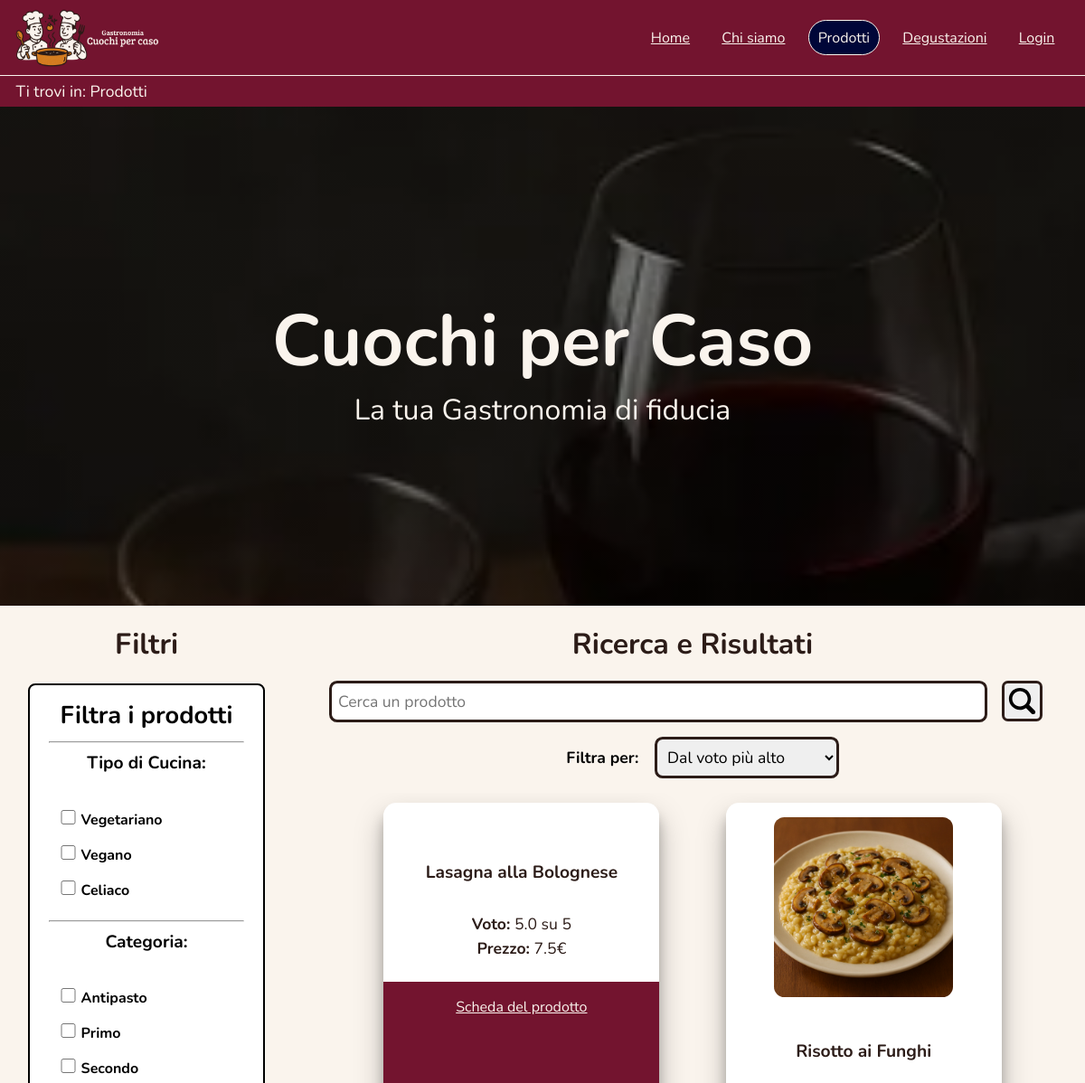
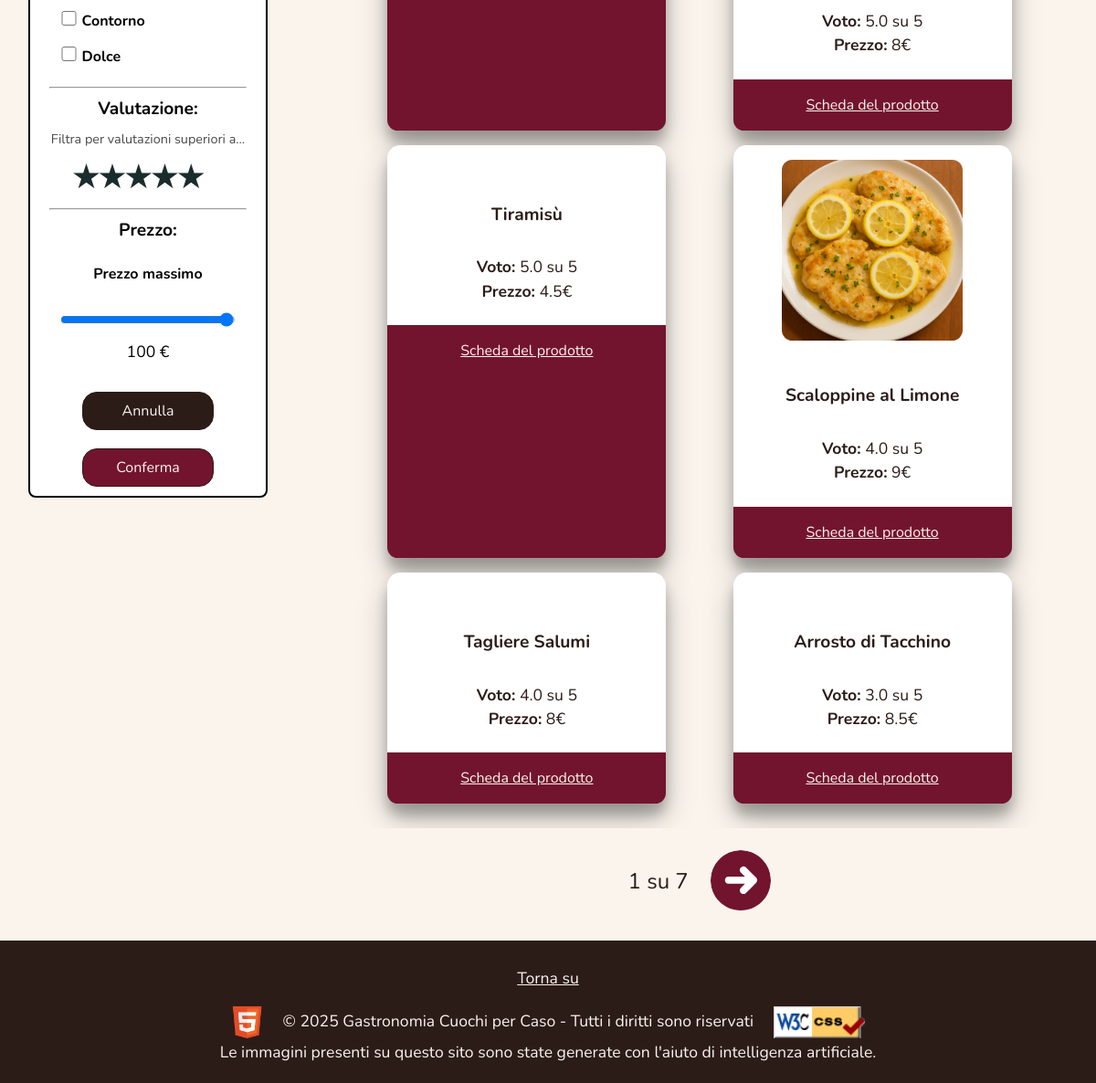
The app's page /prodotti.php with its own data (2 pictures, top to bottom).
### tables this page shows
CREATE TABLE prodotti (
    id INT AUTO_INCREMENT PRIMARY KEY,
    nome VARCHAR(50) NOT NULL UNIQUE,
    categoria enum('antipasto', 'primo', 'secondo', 'contorno','dolce') NOT NULL,
    unita enum('porzione','vaschetta','kg', 'pezzo') NOT NULL,
    min_prenotabile SMALLINT NOT NULL CHECK(min_prenotabile > 0),
    max_prenotabile SMALLINT NOT NULL CHECK(max_prenotabile > min_prenotabile),
    descrizione TEXT NOT NULL,
    prezzo DECIMAL(10, 2) NOT NULL,
    isDisponibile BOOLEAN NOT NULL,
    url_immagine VARCHAR(255) NOT NULL
);

### php/db.php (called while the page is built, shortened)
<?php
class DB {
    private $connection;
    private function OpenConnectionDB(): bool{
        try{
            $this->connection = mysqli_connect(self::HOST, self::USERNAME, self::PASSWORD, self::DB_NAME, self::PORT);
        } catch(\mysqli_sql_exception $error){
            return false;
        }
        return true;
    }
    public function AverageGradeProduct($product): float | string{
        $newConnection = $this->OpenConnectionDB();
        if($newConnection){
            $averageGrade = $this->connection->prepare("SELECT CAST(AVG(voto) AS DECIMAL (2,1)) AS media FROM valutazioni WHERE id_prodotto = ?");
            $averageGrade->bind_param("i", $product);
            try{
                $averageGrade->execute();
            }catch(\mysqli_sql_exception $error){
                $this->CloseConnectionDB();
                $averageGrade->close();
                return false;
            }
            $result = $averageGrade->get_result();
            if($result->num_rows == 1){
                $row = mysqli_fetch_assoc($result);
                return $row["media"] == null ? "X" : $row["media"] ;
            }else{
                return 1;
            }
        }else{
            return "Connection error";
        }
    }
    public function GetProducts($query, $params): array | bool{
        $newConnection = $this->OpenConnectionDB();
        if($newConnection){
            try {
                $registerUserStatement=$this->connection->prepare($query);
                $stmt = $this->connection->prepare($query);
                try{
                    $registerUserStatement->execute($params);
                } catch(\mysqli_sql_exception $error){
                    $this->CloseConnectionDB();
                    $registerUserStatement->close();
                    return false;
                }
                $result = $registerUserStatement->get_result();
                if ($result->num_rows > 0) {
                    $list = array();
                    while ($row = $result->fetch_assoc()) {
                        $list[] = $row;
                    }
                    return $list;
                } else {
                    $result->free_result();
                    return [];
                }
            } catch(\mysqli_sql_exception $e) {
                $this->CloseConnectionDB();
                $registerUserStatement->close();
                echo $e->getMessage();
                return [];
            }
        } else{
            header('Location: 500.php');
            exit();
        }
    }
}
?>

### php/sanitizer.php (called while the page is built, shortened)
<?php
class Sanitizer {
    public static function SanitizeText($value) {
        $value = trim($value);
        $value = strip_tags($value, Sanitizer::ALLOWED_TAGS);
        return $value;
    }
}
?>

### prodotti.php (the view, shortened to what this page needs)
<?php
require_once "php/db.php";
require_once "php/sanitizer.php";
require_once "change-page-products.php";
$db = new DB;
$productName = isset($_GET['nome']) ? Sanitizer::SanitizeGenericInput($_GET['nome']) : null;
$productCategory = [isset($_GET['Antipasto']) ? Sanitizer::SanitizeUserInput($_GET["Antipasto"]) : null,
                    isset($_GET['Primo']) ? Sanitizer::SanitizeUserInput($_GET["Primo"]) : null,
                    isset($_GET['Secondo']) ? Sanitizer::SanitizeUserInput($_GET["Secondo"]) : null,
                    isset($_GET['Contorno']) ? Sanitizer::SanitizeUserInput($_GET["Contorno"]) : null,
                    isset($_GET['Dolce']) ? Sanitizer::SanitizeUserInput($_GET["Dolce"]) : null
                    ];
$specialization = array_filter([isset($_GET['Vegano']) ? Sanitizer::SanitizeUserInput($_GET["Vegano"]) : null,
                    isset($_GET['Vegetariano']) ? Sanitizer::SanitizeUserInput($_GET["Vegetariano"]) : null,
                    isset($_GET['Celiaco']) ? Sanitizer::SanitizeUserInput($_GET["Celiaco"]) : null
                    ]);
$grade = isset($_GET['rating']) ? Sanitizer::SanitizeGenericInput(Sanitizer::IntFilter($_GET['rating'])) : 0;
$cost = isset($_GET['price']) ? Sanitizer::SanitizeGenericInput(Sanitizer::FloatFilter($_GET['price'])) : 100;
$order = isset($_GET['ordina']) ? Sanitizer::SanitizeGenericInput($_GET['ordina']) : null;
$pageSystem = new ChangePageProducts($db, $productName, $productCategory, $specialization, $grade, $cost, $order);
$pagina = file_get_contents("html/prodotti.html");
if($db->isUserLog() != false) {
    $pagina=str_replace("[to-profile]","<a href=\"user-profile.php\">Profilo</a>",$pagina);
} else {
    $pagina = str_replace("[to-profile]","<a href=\"login.php\"><span lang=\"en\">Login</span></a>",$pagina);
}
$currentPage = isset($_GET['page']) ? Sanitizer::SanitizeGenericInput(Sanitizer::IntFilter($_GET['page'])) : 1;
$products = $pageSystem->GetCurrentPage($currentPage);
$d_products = "";
if ($products != null) {
    foreach ($products as $product) {
        $d_products .= CreateProductBrochure($product["url_immagine"], $product["nome"], $product["prezzo"], $product["id"]);
    }
} else {
    $d_products = "<p class=\"error\">Non abbiamo nessun prodotto che soddisfi i criteri di ricerca!</p>";
}
$pagina = str_replace(
    'value="'.$grade.'"',
    'value="'.$grade.'" checked',
    $pagina
);
$pagina = str_replace("value=\"" . $order . "\"", "value=\"" . $order . "\" selected", $pagina);
$pagina = str_replace("id=\"searching-bar\"", "id=\"searching-bar\" value=\"" . $productName . "\"", $pagina);
$pagina = str_replace("id=\"price\"", "id=\"price\" value=\"" . $cost . "\"", $pagina);
$pagina = str_replace("id=\"select-for\" name=\"ordina\"", "id=\"select-for\" name=\"ordina\" onchange=\"this.form.submit()\"", $pagina);
$pagina = str_replace("[HIDDEN]", CreateOrderChanger($pageSystem->GetParamList()), $pagina);
$pagina = str_replace("[PRODUCTS]", $d_products, $pagina);
$pagina = str_replace("[BUTTONS]", $pageSystem->CreateButtons(), $pagina);
echo $pagina;
function CreateProductBrochure(string $img, string $title, float $cost, int $id): string{
    global $db;
    $TEMPLATE = '<li class="product-brochure">
                    <img loading="lazy" src="'. $img . '" alt="">
                    <h3 class="product-name">' . $title . '</h3>
                    <p><span class="product-brochure-bold">Voto</span> '. (number_format((float)$db->AverageGradeProduct($id),1) == 0 ? "X" : number_format((float)$db->AverageGradeProduct($id),1)) .' su 5</p>
                    <p><span class="product-brochure-bold">Prezzo</span> '. $cost . '&euro;</p>
                    <a href="./prodotto.php?prodotto='. urlencode($id) . '" title="vai al prodotto ' . Sanitizer::SanitizeText($title) . '">Scheda del prodotto</a>
                </li>';
    return $TEMPLATE;
}
function CreateOrderChanger($filters_list){
    $HIDDEN = "";
    while ($value = current($filters_list)) {
        $HIDDEN .= "<input type=\"hidden\" name=" . key($filters_list) . " value=\"" . $value . "\">";
        next($filters_list);
    }
    return $HIDDEN;
}
?>

### change-page-products.php (shortened to what this page needs)
<?php
require_once("php/db.php");
require_once("php/sanitizer.php");
class ChangePageProducts
{
    private int $current_page = 1;
    private int $pages = 1;
    private DB $db;
    private array $filter_list;
    private ?int $cost;
    private ?string $order;
    public function __construct(DB $db, ?string $productName, array $productCategory, array $specialization, ?int $grade, ?int $cost, ?string $order){
        $this->db = $db;
        $this->filter_list = array();
        $this->productName = $productName;
        $this->productCategory = $productCategory;
        $this->grade = $grade;
        $this->cost = $cost;
        $this->order = $order;
    }
    public function GetCurrentPage(int $page): array{
        $query = "SELECT p.id, p.url_immagine, p.nome, CEILING(AVG(coalesce(v.voto,5))) as voto, p.categoria, p.prezzo
                FROM prodotti as p LEFT JOIN valutazioni as v ON p.id = v.id_prodotto
                WHERE 1=1 ";
        $params = [];
        if ($this->cost) {
            $query .= " and p.prezzo <= ? ";
            $params[] = $this->cost;
            $this->filter_list["price"] = $this->cost;
        }
        $query .= "GROUP BY p.nome ";
        $order_query = "ORDER BY ";
        switch ($this->order) {
            default:
                $order_query .= "v.voto DESC";
                        break;
        }
        $order_query.= ",p.nome ASC";
        $query .= $order_query;
        $results = $this->db->GetProducts($query, $params);
        $this->pages = ceil(($results ? count($results) : 1) / ChangePageProducts::ITEMS_PER_PAGE);
        $this->current_page = max(1,min($page, $this->pages));
        if ($results) {
            return array_slice($results, ChangePageProducts::ITEMS_PER_PAGE * ($page - 1), ChangePageProducts::ITEMS_PER_PAGE);
        }
        return $results ? : [];
    }
    public function GetParamList(): array
    {
        return $this->filter_list;
    }
    public function CreateButtons(): string
    {
        return $this->CreatePageButtons($this->current_page, $this->pages, $this->filter_list);
    }
    private function CreatePageButtons(int $currentPage, int $totalPages, $filters_list): string
    {
        $previous_button = ($currentPage > 1) ? '<button type="submit" id="prev" name="page" value="' . max(1,min($currentPage - 1, $totalPages)) . '">Pagina precedente</button>' : "";
        $next_button = ($currentPage < $totalPages) ? '<button type="submit" id="next" name="page" value="' . max(1,min($currentPage + 1, $totalPages)). '">Pagina successiva</button>' : "";
        $TEMPLATE = $previous_button ."<p id=\"current-page\">" . $currentPage . ' su ' . $totalPages . " </p>" . $next_button;
        $HIDDEN = "";
        while ($value = current($filters_list)) {
            $HIDDEN .= "<input type=\"hidden\" name=" . key($filters_list) . " value=\"" . $value . "\">";
            next($filters_list);
        }
        return $TEMPLATE . $HIDDEN;
    }
}
?>

### assets/css/print.css (style rules this page uses)
* { font-family: "Georgia", "Times New Roman", Times, serif; font-size: 12pt; line-height: 1.5; color: black; background-color: white; text-align: justify; text-decoration: none; box-shadow: none; border-radius: 0; }
body { margin: 2cm; }
header { display: flex; flex-direction: column; align-items: center; }
header h1, header p.header_text { display: block ; text-align: center; margin-bottom: 0.1em; font-size: 1.5em; color: black; }
#breadcrumb { order: 1; align-self: flex-start; text-align: left; display: block ; margin-top: 1.5em; font-size: 1em; color: black; font-style: italic; }
h2.section-title, h3.section-title { display: block; margin-top: 2em; font-size: 1.2em; color: black; }
header nav, nav, footer, aside, .navbar_top, .promo-box, .scroll-btn, .a_navigation, #menu-button, form, button, select, textarea, input, .hidden, .hidden_header, .no-print { display: none ; }
h1, h2, h3, h4, img { break-inside: avoid; page-break-after: avoid; }
p { margin-bottom: 1em; }
a:after { content: " [" attr(href) "]"; font-size: 0.9em; }
img { max-width: 100%; height: auto; display: block; margin: 1em auto; page-break-inside: avoid; }
ul, ol { padding-left: 1.5em; margin-bottom: 1em; }
li { margin-bottom: 0.5em; }
hr { color: black; }
.categoria-grid, #best-products, .list { display: flex; flex-wrap: wrap; gap: 1em; }
.categoria-grid img, li.new img, li.product-brochure img { width: 45%; }
.categoria-box, li.new, li.product-brochure, li.userprofile-brochure { flex: 0 0 48%; box-sizing: border-box; text-align: center; padding: 0.5em; border: 0.5px solid gray; }
li.new, li.product-brochure, li.userprofile-brochure { list-style-type: none; }

### assets/css/mobile.css (style rules this page uses)
.button-container { gap: 0.5em; }
a { color:var(--linkcolor); text-decoration: underline; text-align: center; }
header h1 { font-size: 3.2em; padding-top: 1.8em; margin-bottom: -0.1em; }
header h2.header_text { font-size: 1.2em; padding-bottom: 5.3em; font-weight: normal; margin: 0rem; }
.navbar_top { background-color: var(--headerbgcolor); color: var(--title_color); display: inline-flex; flex-direction: column; overflow: hidden; position: relative; top: 0; width: 100%; padding-top: 0.2em; padding-bottom: 0.2em; margin-bottom: 0; z-index: 9999; }
.hidden { text-indent: -999em; white-space: nowrap; overflow: hidden; }
nav.navbar_top { align-items: normal; }
.logo-accessibile { background-image: url("../img/loghi/logo_colori_lato_scritta_bianca.png"); background-repeat: no-repeat; background-size: contain; background-position: center; color: white; margin-left: 0.5em; width: 5em; height: 2em; margin-top: 0.2em; margin-bottom: 0.2em; }
.navbar_top #menu { display: inline-block; margin-left: 2em; margin-right: 2em; justify-content: space-between; }
#menu li { padding: 0.2em; color: var(--linkcolor); align-self: center; margin-top: 0.4em; margin-bottom: 0.4em; }
#menu-button[data-hidden="true"] + #menu { position: absolute; margin: -9999em; }
#menu-button[data-hidden="true"] + #menu a { pointer-events: none; }
.section-title { text-align: center; font-weight: bold; font-size: 2em; padding-top: 0.1em; }
form.form-bianco#filter-content { width: 100%; }
html div#list-content { flex-direction: column; }
html div#list-content #first { display: inline-flex; justify-content: center; }
html div#list-content #vertical { flex-direction: row; gap: 1em; margin-bottom: 1em; }
html section#show-products { width: 100%; margin: 1em 0; }

### records on screen
prodotti: nome "Lasagna alla Bolognese", AverageGradeProduct "5.0", cost "7.5"
prodotti: url_immagine (picture), nome "Risotto ai Funghi", AverageGradeProduct "5.0", cost "8"
prodotti: nome "Tiramisù", AverageGradeProduct "5.0", cost "4.5"
prodotti: url_immagine (picture), nome "Scaloppine al Limone", AverageGradeProduct "4.0", cost "9"
prodotti: nome "Tagliere Salumi", AverageGradeProduct "4.0", cost "8"
prodotti: nome "Arrosto di Tacchino", AverageGradeProduct "3.0", cost "8.5"

### other values on screen
$currentPage "1"
$totalPages "7"
